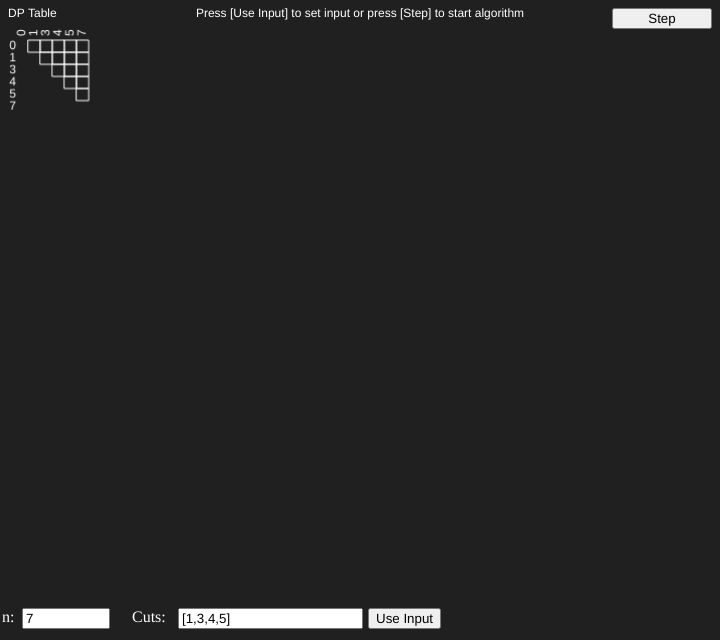
Frame 1 (no input)
Frame 60 (no input): identical to frame 1, image omitted
Frame 120 (the mouse pressed at the canvas centre since frame 60): identical to frame 1, image omitted

The p5.js sketch that drew this single still picture (run headless with seeded random() and noise() and a simulated clock; from frame 60 on, the mouse is pressed at the canvas centre):

// p5.js sketch
// ── sketch.js
// 2020-08-09
// Original Q: https://leetcode.com/problems/minimum-cost-to-cut-a-stick/

const SPRING_L0 = 67;
const HOME_Y0_PAD = 66;

// Currently highlighted TreeNode
let g_highlight_key = undefined;
let g_msg = "";
let g_data_input, g_n_input;

function SetGlobalMessage(msg) {
  console.log("[SetGlobalMessage] " + msg);
  g_msg = msg;
}

class Particle {
  constructor(p0, p1, timeout) {
    this.p0 = p0; this.p1 = p1;
    this.marked_for_delete = true;
    this.timeout = timeout;
    this.start_millis = millis();
  }
  
  Render() {
    if (this.marked_for_delete) {
      return;
    }
    if (millis() > this.start_millis + this.timeout) {
      this.MarkForDelete();
    }
  }
  
  MarkForDelete() { this.marked_for_delete = true; }
}

class Solution {
  constructor(n, cuts) {
    this.n = n;
    this.cuts = cuts;
    this.breaks = [0].concat(cuts).concat([n]);
    this.dp = {};
    this.return_values = {}
    this.Reset();
    this.home_y0s = [];
    for (let i=0; i<this.breaks.length-1; i++) {
      const lb = this.breaks[i], ub = this.breaks[i+1];
      const y = this.GetLevel(lb, ub);
      const t = y / this.breaks.length;
      this.home_y0s.push(lerp(HOME_Y0_PAD, height-HOME_Y0_PAD, t));
    }
  }
  
  Reset() {
    g_nodes = [];
    g_springs = [];
    this.callbacks = [() => {
      const key = this.GetKey(0, this.n);
      OnAppear(key, undefined);
      return this.GetCost(0, this.n, 0, key);
    }]
    this.done = false;
  }
  
  GetKey(lb, ub) {
    const key = "(" + lb + ", " + ub + ")";
    return key;
  }

  GetLevel(lb, ub) {
    const idx0 = this.breaks.indexOf(lb);
    const idx1 = this.breaks.indexOf(ub);
    return this.breaks.length - (idx1-idx0+1);
  }
  
  GetCost(lb, ub, reentry_step, parent_key) {
    console.log("GetCost " + lb + " " + ub + " " + reentry_step);
    const key = this.GetKey(lb, ub);
    const callname = "GetCost(" + lb + ", " + ub + ")";

    switch (reentry_step) {
      case 0: {
        OnEnter(key);
        g_highlight_key = key;
        let ret = [];
        if (key in this.dp) {
          SetGlobalMessage(callname + "'s result is already in the DP table");
          this.return_values[key] = this.dp[key];
          OnExit(key);
          g_highlight_key = undefined;
        } else {
          SetGlobalMessage(callname + " has started");
          ret = [(key) => {
            return this.GetCost(lb, ub, 1, key);
          }];
        }
        return ret;
      }

      case 1: {
        let is_atomic = true;
        let ret = [];
        let num_spawned = 0;
        this.cuts.forEach((c) => {
          if (c > lb && c < ub) {
            is_atomic = false;
            ret.push(() => { return this.GetCost(lb, c, 0, key); });
            ret.push(() => { return this.GetCost(c, ub, 0, key); });
            OnAppear(this.GetKey(lb, c), key, this.GetLevel(lb, c));
            OnAppear(this.GetKey(c, ub), key, this.GetLevel(c, ub));
            num_spawned += 2;
          }
        });
        SetGlobalMessage(callname + " has spawned " + num_spawned + " sub calls")
        ret.push(() => { return this.GetCost(lb, ub, 2, key); });
        return ret;
      }

      case 2: {
        let is_atomic = true;
        let cut_cost = 1e9;
        let out;
        this.cuts.forEach((c) => {
          if (c > lb && c < ub) {
            is_atomic = false;
            const key1 = lb * 1000000007 + c;
            const key2 = c * 1000000007 + ub;
            const cand = this.return_values[key1] +
              this.return_values[key2];
            cut_cost = min(cut_cost, cand);
          }
        });
        if (!is_atomic) out = cut_cost + (ub - lb);
        else out = 0;
        this.dp[key] = out;
        this.return_values[key] = out;
        g_dptable.OnDPCellFilled(lb, ub);
        SetGlobalMessage(callname + " returns " + out);
        OnExit(key);
        g_highlight_key = undefined;
        return [];
      }
    }
  }

  Step() {
    if (this.done == true) {
      this.Reset();
      return;
    }
    
    let c = this.callbacks;
    const cb = c[c.length - 1];
    this.callbacks = c.slice(0, c.length - 1);
    const new_cbs = cb();
    for (let i = new_cbs.length - 1; i >= 0; i--) {
      this.callbacks.push(new_cbs[i]);
    }
    console.log("Step, |callbacks|=" + this.callbacks.length);
    
    if (this.callbacks.length < 1) {
      this.done = true;
    }
  }
}

class DPTable {
  constructor(n, cuts) {
    this.breaks = [0].concat(cuts).concat([n]);
    let pad = 0;
   
    cuts.forEach((c) => {
      pad = max(pad, textWidth(c)); // Assume same font size
    });
    
    this.cuts = cuts;
    const L = 12;
    this.L = L;
    this.x0 = this.y0 = pad + L;
    const N = this.breaks.length;
    this.g = createGraphics(N*L+pad+L, N*L+pad+L);
  }
  
  RefreshCanvas() {
    this.g.clear();
    //this.g.background(64, 64, 64, 64);
    this.g.background(0, 0, 0, 0);
    this.x0 = 16;
    this.y0 = 16
    const N = this.breaks.length;
    
    this.g.stroke(255);
    this.g.noFill();
    // From y to x
    for (let y=0; y<N; y++) {
      for (let x=0; x<N; x++) {
        if (x == y) continue;
        if (x >= y) this.do_DrawCell(x, y);
      }
    }
    
    // X labels
    this.g.noStroke();
    this.g.textAlign(LEFT, CENTER);
    this.g.fill(255);
    for (let x=0; x<N; x++) {
      const dx0 = this.x0 + (0.5+x) * this.L;
      this.g.push();
      this.g.translate(dx0, this.y0-4);
      this.g.rotate(-PI/2);
      this.g.text(""+this.breaks[x], 0, 0);
      this.g.pop();
    }
    
    this.g.textAlign(RIGHT, CENTER);
    for (let x=0; x<N; x++) {
      const dy0 = this.y0 + (0.5+x) * this.L;
      this.g.text("" + this.breaks[x], this.x0, dy0);
    }
  }
  
  OnDPCellFilled(lb, ub) {
    const idx0 = this.breaks.indexOf(lb);
    const idx1 = this.breaks.indexOf(ub);
    this.g.fill(0, 160, 32);
    this.do_DrawCell(idx1, idx0, 2);
  }
  
  do_DrawCell(x, y, inset = 0) {
    const dx0 = this.x0 + x * this.L;
    const dy0 = this.y0 + y * this.L;
    this.g.rectMode(CORNER);
    this.g.rect(dx0 + inset, dy0 + inset, this.L - 2*inset, this.L - 2*inset);
  }
  
  do_DrwaText(x, y, txt) {
    this.g.textMode(CENTER, TOP);
    const dx0 = this.x0 + (x + 0.5) * this.L;
    const dy0 = this.y0 + y * this.L;
    this.g.text(txt, dx0, dy0);
  }
  
  Render(x, y) {
    image(this.g, x, y);
  }
};

// Mass-Spring
class TreeNode {
  constructor(txt, tag = undefined, y0 = undefined) {
    let t = txt.split("\n");
    const PAD = 2;
    this.w = 0;
    this.h = 0;
    t.forEach((line) => {
      this.w = max(this.w, textWidth(line) + 2 * PAD);
    });
    this.h = textSize() * t.length + 2 * PAD;
    this.txt_dy = 2;
    this.pos = new p5.Vector(320, 320);
    this.txt = txt;
    this.inv_mass = 1;
    this.v = new p5.Vector(0, 0);
    this.tag = tag;
    this.highlight = 0;
    this.home_y0 = y0; // 总是倾向于回到该Y0处
  }
  Render() {
    const x = this.pos.x,
      y = this.pos.y;
    //noStroke();

    rectMode(CENTER);
    switch (this.highlight) {
      case 0: fill(64); break;
      case 1: fill(64, 192, 64); break;
      case 2: fill(64, 160, 160); break;
    }
    stroke(255);
    rect(x, y, this.w, this.h);
    
    noStroke();
    switch (this.highlight) {
      case 0: fill(255, 255, 255, 255); break;
      case 1: case 2: fill(0); break;
    }
    textAlign(CENTER, CENTER);
    text(this.txt, x, y + this.txt_dy);
    
    if (this.tag == g_highlight_key) {
      noFill();
      stroke(255, 255, 0);
      const PAD = 3;
      rect(x, y, this.w+2*PAD, this.h+2*PAD);
    }
  }
  ApplyForce(f) {
    this.v.add(f.copy().mult(this.inv_mass));
  }
  Update(delta_millis) {
    this.pos.add(this.v.copy().mult(delta_millis / 1000));
    this.v.mult(0.95);
    if (this.home_y0 != undefined) {
      this.pos.y = lerp(this.pos.y, this.home_y0, 0.2);
    }
  }
  Highlight(hl) {
    this.highlight = hl;
  }
  Unhighlight(hl) {
    this.highlight = 0;
  }
}

class Spring {
  constructor(n0, n1, l0 = undefined) {
    this.n0 = n0;
    this.n1 = n1;
    this.k = 0.03;
    this.f_max = 1;
    if (l0 == undefined) {
      l0 = n0.pos.copy().sub(n1.pos).mag();
    }
    this.l0 = l0;
  }
  Update() {
    const p0p1 = this.n0.pos.copy().sub(this.n1.pos);
    const dl = p0p1.mag() - this.l0;
    const f = p0p1.copy().normalize().mult(this.k * dl);
    const f_mag = f.mag();
    if (f_mag > 10) { f.mult(10 / f_mag); }
    this.n1.ApplyForce(f);
    this.n0.ApplyForce(f.copy().mult(-1));
  }
  Render() {
    noFill();
    stroke(160);
    line(this.n0.pos.x, this.n0.pos.y, this.n1.pos.x, this.n1.pos.y);
  }
}

var g_nodes = [];
var g_springs = [];
var g_scratch = {};

function AddEdge(n0, n1) {
  let p = new Spring(n0, n1, SPRING_L0);
  g_springs.push(p);
}

let g_key_to_node = { };

// level: 0 在最上，越大越朝下
function OnAppear(key, parent_key, level) {
  let n = undefined;
  if (!(key in g_key_to_node)) {
    console.log("Adding a node, pk=" + parent_key + ", k=" + key);
    n = new TreeNode(key, key);
    g_key_to_node[key] = n;
    const theta = random(0, 2*PI);
    const d = random(100, 200);
    n.pos.x += cos(theta) * d;
    n.pos.y += sin(theta) * d;
    
    if (level == undefined) { level = 0; }
    const t = level / g_solution.cuts.length;
    n.home_y0 = lerp(HOME_Y0_PAD, height-HOME_Y0_PAD, t);
    console.log("Level " + level + ", y0=" + n.home_y0);
    
    g_nodes.push(n);
    g_highlight_node = n;
  } else {
    n = g_key_to_node[key];
  }
  
  if (parent_key != undefined && (parent_key in g_key_to_node)) {
    console.log("addedge")
    AddEdge(n, g_key_to_node[parent_key]);
  }
}

function OnEnter(key) {
  g_key_to_node[key].Highlight(1);
}

function OnExit(key) {
  g_key_to_node[key].Unhighlight();
}

function UpdateRepulsionForce() {
  
  const L0 = 222;
  const M = 4000;
  
  const N = g_nodes.length;
  for (let i=0; i<N-1; i++) {
    for (let j=i+1; j<N; j++) {
      const n0 = g_nodes[i], n1 = g_nodes[j];
      const p01 = n1.pos.copy().sub(n0.pos);
      const d01 = p01.dot(p01);
      if (d01 < L0*L0) {
        const f = M / d01;
        const n01 = p01.copy().normalize();
        n1.ApplyForce(n01.copy().mult(f));
        n0.ApplyForce(n01.copy().mult(-f));
      }
    }
  }
}

let g_solution;
let g_dptable;

function setup() {
  createCanvas(720, 640);

  btn1 = createButton("Step");
  btn1.size(100);
  btn1.position(width-108, 8);
  btn1.mousePressed(function() {
    g_solution.Step();
  });

  const n = 7, cuts = [1,3,4,5];
  g_solution = new Solution(n, cuts);
  g_dptable  = new DPTable(n, cuts);
  g_dptable.RefreshCanvas();
  
  const label1 = createDiv("<span style='color:white; font-size:9'>n:</span>");
  label1.position(2, height-32);
  g_n_input = createInput("7");
  g_n_input.size(80);
  g_n_input.position(22, height-32);
  
  const label2 = createDiv("<span style='color:white; font-size:9'>Cuts:</span>");
  label2.position(132, height-32);
  g_data_input = createInput("[1,3,4,5]");
  g_data_input.position(178, height-32);
  
  const btn2 = createButton("Use Input");
  btn2.position(368, height-32);
  
  SetGlobalMessage("Press [Use Input] to set input or press [Step] to start algorithm");
}

function draw() {
  background(32);
  
  UpdateRepulsionForce();

  g_springs.forEach((s) => {
    s.Update();
    s.Render();
  });

  g_nodes.forEach((n) => {
    n.Update(16);
    n.Render();
  });
  
  noStroke();
  fill(255);
  textAlign(LEFT, TOP);
  text("DP Table", 8, 8);
  g_dptable.Render(0, 24);
  
  
  textAlign(CENTER, TOP);
  text(g_msg, width/2, 8);
}
